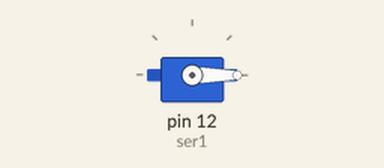
Simulated run of this sketch. Board: Arduino Uno, built with avr-gcc and run on an emulated ATmega328P. On the bench: servo.

Above: at 0.05 s.
At 6.0 s:
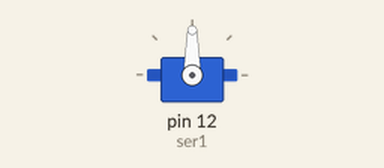
Timing chart, 0 to 7.8 s (numbered marks = the images above):
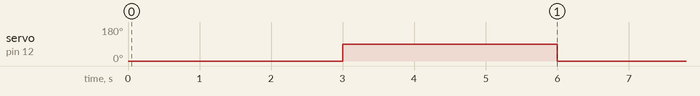

The sketch:

servoTest.ino
```cpp
#include<Servo.h>
Servo ser1;
void setup() {
  ser1.attach(12,650,2400);
  // put your setup code here, to run once:
  Serial.println("hola");
}

void loop() {
  // put your main code here, to run repeatedly:
  ser1.write(0);
  delay(3000);
  ser1.write(90);
  delay(3000);
   Serial.println("hola");

}
```

Measured:
- by itself, servo on pin 12 (ser1): alternates 90° for 3.0 s and 0° for 3.0 s
